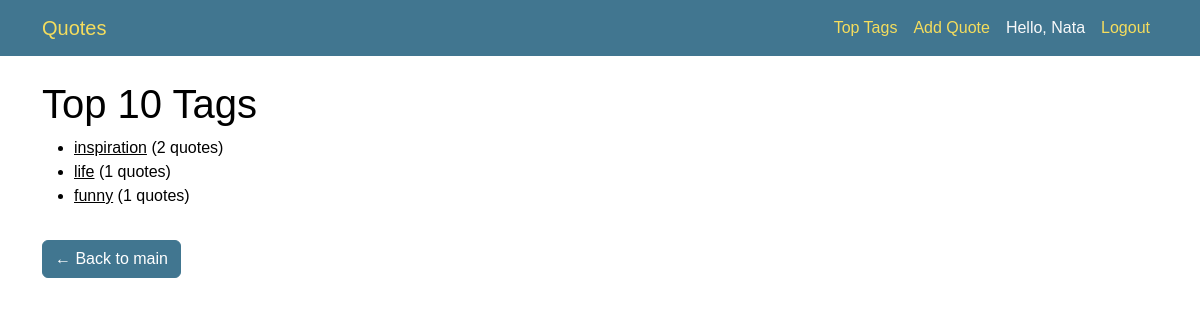
The app's page /top-tags/ (signed in) with its own data.
### quotes/models.py (models this page shows, shortened)
class Tag(models.Model):
    name = models.CharField(max_length=50, unique=True)

### quotes/views.py (the view)
# urls.py: path('top-tags/', views.top_tags, name='top_tags'),
def top_tags(request):
    tags = Tag.objects.annotate(num_quotes=Count('quote')).order_by('-num_quotes')[:10]
    return render(request, 'quotes/top_tags.html', {'tags': tags})

### quotes/templates/quotes/top_tags.html
{% extends 'quotes/base.html' %}
{% block content %}
  <h1>Top 10 Tags</h1>
  <ul>
    {% for tag in tags %}
      <li>
        <a href="{% url 'quotes_by_tag' tag.name %}">{{ tag.name }}</a> ({{ tag.num_quotes }} quotes)
      </li>
    {% endfor %}
  </ul>
  <a href="{% url 'home' %}" class="btn btn-primary mt-3">← Back to main</a>
{% endblock %}

### quotes/templates/quotes/base.html (shortened to what this page needs)
{% load static %}
<!DOCTYPE html>
<html lang="en">
<head>
    <link href="https://cdn.jsdelivr.net/npm/bootstrap@5.3.3/dist/css/bootstrap.min.css" rel="stylesheet">
    <link rel="stylesheet" href="{% static 'css/style.css' %}">
</head>
<body>
    <nav class="navbar navbar-expand-lg navbar-dark bg-dark mb-4">
        <div class="container">
            <a class="navbar-brand" href="{% url 'home' %}">Quotes</a>
            <div class="navbar-nav">
                <a class="nav-link" href="{% url 'top_tags' %}">Top Tags</a>
                <a class="nav-link" href="{% url 'add_quote' %}">Add Quote</a>
                <span class="nav-link text-light">Hello, {{ user.username }}</span>
                <a class="nav-link" href="{% url 'logout' %}">Logout</a>
            </div>
        </div>
    </nav>
    <div class="container">
        {% block content %}{% endblock %}
    </div>
</body>
</html>

### quotes/static/css/style.css (style rules this page uses)
html[data-theme="light"], :root { --primary: #79aec8; --secondary: #417690; --accent: #f5dd5d; --primary-fg: #fff; --body-fg: #333; --body-bg: #fff; --body-quiet-color: #666; --body-medium-color: #444; --body-loud-color: #000; --header-color: #ffc; --header-branding-color: var(--accent); --header-bg: var(--secondary); --header-link-color: var(--primary-fg); --breadcrumbs-fg: #c4dce8; --breadcrumbs-link-fg: var(--body-bg); --breadcrumbs-bg: #264b5d; --link-fg: #417893; --link-hover-color: #036; --link-selected-fg: var(--secondary); --hairline-color: #e8e8e8; --border-color: #ccc; --error-fg: #ba2121; --message-success-bg: #dfd; --message-warning-bg: #ffc; --message-error-bg: #ffefef; --darkened-bg: #f8f8f8; --selected-bg: #e4e4e4; --selected-row: #ffc; --button-fg: #fff; --button-bg: var(--secondary); --button-hover-bg: #205067; --default-button-bg: #205067; --default-button-hover-bg: var(--secondary); --close-button-bg: #747474; --close-button-hover-bg: #333; --delete-button-bg: #ba2121; --delete-button-hover-bg: #a41515; --object-tools-fg: var(--button-fg); --object-tools-bg: var(--close-button-bg); --object-tools-hover-bg: var(--close-button-hover-bg); --font-family-primary: "Segoe UI", system-ui, Roboto, "Helvetica Neue", Arial, sans-serif, "Apple Color Emoji", "Segoe UI Emoji", "Segoe UI Symbol", "Noto Color Emoji"; --font-family-monospace: ui-monospace, Menlo, Monaco, "Cascadia Mono", "Segoe UI Mono", "Roboto Mono", "Oxygen Mono", "Ubuntu Monospace", "Source Code Pro", "Fira Mono", "Droid Sans Mono", "Courier New", monospace, "Apple Color Emoji", "Segoe UI Emoji", "Segoe UI Symbol", "Noto Color Emoji"; color-scheme: light; }
body { background-color: var(--primary-fg); color: var(--text-color); font-family: Arial, sans-serif; }
.navbar { background-color: var(--secondary) !important; }
.navbar a { color: var(--accent) !important; }
.btn-primary { background-color: var(--secondary); border-color: var(--secondary); }
h1 { color: var(--primary-color); }
a { color: var(--accent-color); }

### records on screen
Tag: name "inspiration", num_quotes "2"
Tag: name "life", num_quotes "1"
Tag: name "funny", num_quotes "1"

### other values on screen
{{ user.username }} "Nata"
